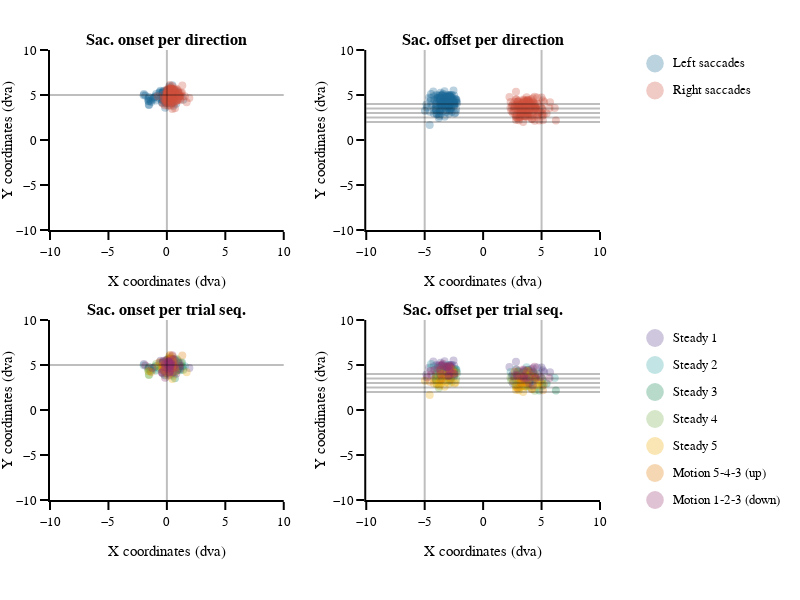

The notebook cell saved with this chart:
### Markdown cell above
#### Saccade coordinates

### Code cell
# figure specific settings
subplot_titles = ('<b>Sac. onset per direction<b>', '<b>Sac. offset per direction<b>',
                  '<b>Sac. onset per trial seq.<b>', '<b>Sac. offset per trial seq.<b>',)

# subplot settings
rows, cols = 2, 2
leg_mergin = 200
fig_height, fig_width = 600,300*2+leg_mergin
column_widths,row_heights = [1,1],[1,1]
sb_specs = [[{},{}],[{},{}]]
fig = make_subplots(rows=rows, cols=cols, print_grid=False, vertical_spacing=0.2, horizontal_spacing=0.15, 
                    column_widths=column_widths, row_heights=row_heights, subplot_titles=subplot_titles)

x_legend = 1.13
y_legend_step = 0.06
y_legend_sd = 0.97
y_legend_ts = 0.36
rad_leg = 0.04

# Right / Left saccades
# ---------------------
for sd_num, sd in enumerate(sds):

    
    # plot
    df_cond = df_all.loc[(df_all.main_sac_trial == 1) & (df_all.saccade_direction == sd_num+1)]
    fig.append_trace(go.Scatter(x=df_cond['sac_x_onset_trial']-df_cond['jitter_x_trial'],
                                y=df_cond['sac_y_onset_trial']-df_cond['jitter_y_trial'],
                                name=sd, mode='markers',marker_color=sd_cols[sd_num],marker_size=8,marker_opacity=0.3,
                                marker_line_width=0,marker_symbol='circle'),row=1, col=1)
    
    fig.append_trace(go.Scatter(x=df_cond['sac_x_offset_trial']-df_cond['jitter_x_trial'],
                                y=df_cond['sac_y_offset_trial']-df_cond['jitter_y_trial'],
                                name=sd, mode='markers',marker_color=sd_cols[sd_num],marker_size=8,marker_opacity=0.3,
                                marker_line_width=0,marker_symbol='circle'),row=1, col=2)
    
    # legend
    fig.add_annotation(xref='paper', yref='paper', x=x_legend, y=y_legend_sd-y_legend_step*sd_num, 
                       text=sd, showarrow=False, font_size = template_specs['axes_font_size'],xanchor = 'left', yanchor='middle')
    fig.add_shape(type='circle',xref='paper', yref='paper', fillcolor=sd_cols[sd_num],line_width=0, opacity=0.3,
                  x0=x_legend-0.03-rad_leg/2.5, y0=y_legend_sd-y_legend_step*sd_num-rad_leg/2, 
                  x1=x_legend-0.03+rad_leg/2.5, y1=y_legend_sd-y_legend_step*sd_num+rad_leg/2)

# ref lines
fig.add_hline(y=5,opacity=0.25, row=1, col=1)
fig.add_vline(x=0,opacity=0.25, row=1, col=1)
fig.add_vline(x=-5, opacity=0.25, row=1, col=2)
fig.add_vline(x=5,  opacity=0.25, row=1, col=2)
fig.add_hline(y=4,  opacity=0.25, row=1, col=2)
fig.add_hline(y=3.5,opacity=0.25, row=1, col=2)
fig.add_hline(y=3,  opacity=0.25, row=1, col=2)
fig.add_hline(y=2.5,opacity=0.25, row=1, col=2)
fig.add_hline(y=2,  opacity=0.25, row=1, col=2)
    
    
# Trials sequence
# ---------------
for ts_num, ts in enumerate(tss):
    # plot
    df_cond = df_all.loc[(df_all.main_sac_trial == 1) & (df_all.trial_sequence == ts_num+1)]
    fig.append_trace(go.Scatter(x=df_cond['sac_x_onset_trial']-df_cond['jitter_x_trial'],
                                y=df_cond['sac_y_onset_trial']-df_cond['jitter_y_trial'],
                                name=ts, mode='markers',marker_color=ts_cols[ts_num],marker_size=8,marker_opacity=0.3,
                                marker_line_width=0,marker_symbol='circle'),row=2, col=1)

    fig.append_trace(go.Scatter(x=df_cond['sac_x_offset_trial']-df_cond['jitter_x_trial'],
                                y=df_cond['sac_y_offset_trial']-df_cond['jitter_y_trial'],
                                name=ts, mode='markers',marker_color=ts_cols[ts_num],marker_size=8,marker_opacity=0.3,
                                marker_line_width=0,marker_symbol='circle'),row=2, col=2)
    
    # legend
    fig.add_annotation(xref='paper', yref='paper', x=x_legend, y=y_legend_ts-(y_legend_step*ts_num), 
                       text=ts, showarrow=False, font_size = template_specs['axes_font_size'], xanchor = 'left', yanchor='middle')
    fig.add_shape(type='circle',xref='paper', yref='paper', fillcolor=ts_cols[ts_num],line_width=0, opacity=0.3,
                  x0=x_legend-0.03-rad_leg/2.5, y0=y_legend_ts-y_legend_step*ts_num-rad_leg/2, 
                  x1=x_legend-0.03+rad_leg/2.5, y1=y_legend_ts-y_legend_step*ts_num+rad_leg/2)


# ref lines
fig.add_hline(y=5,opacity=0.25, row=2, col=1)
fig.add_vline(x=0,opacity=0.25, row=2, col=1)
fig.add_vline(x=-5, opacity=0.25, row=2, col=2)
fig.add_vline(x=5,  opacity=0.25, row=2, col=2)
fig.add_hline(y=4,  opacity=0.25, row=2, col=2)
fig.add_hline(y=3.5,opacity=0.25, row=2, col=2)
fig.add_hline(y=3,  opacity=0.25, row=2, col=2)
fig.add_hline(y=2.5,opacity=0.25, row=2, col=2)
fig.add_hline(y=2,  opacity=0.25, row=2, col=2)    
    
# axes settings
for row in np.arange(rows):
    for col in np.arange(cols):
        fig.update_xaxes(visible=True, ticklen=8, linewidth=template_specs['axes_width'], range=[-10,10], title='X coordinates (dva)', row=row+1, col=col+1)
        fig.update_yaxes(visible=True, ticklen=8, linewidth=template_specs['axes_width'], range=[-10,10], title='Y coordinates (dva)',row=row+1, col=col+1)
    
fig.layout.update(template=fig_template, width=fig_width, height=fig_height, margin_l=50, margin_r=leg_mergin, margin_t=50, margin_b=100, barmode='stack', showlegend=False)    
fig.show()
if not os.path.exists(fig_dir):os.mkdir(fig_dir)
fig.write_image('{}/{}_saccade_landing.pdf'.format(fig_dir, subject))

### Figure 1 — Plotly figure (JSON) as saved in the notebook; plotly's stock layout.template omitted (floating-point values rounded to 4 significant figures; data arrays with more than 128 entries replaced by an {"elided": "..."} marker saying what was removed)
{"data": [{"marker": {"color": "rgb(29, 105, 150)", "line": {"width": 0}, "opacity": 0.3, "size": 8, "symbol": "circle"}, "mode": "markers", "name": "Left saccades", "type": "scatter", "x": {"elided": "147 float values"}, "xaxis": "x", "y": {"elided": "147 float values"}, "yaxis": "y"}, {"marker": {"color": "rgb(29, 105, 150)", "line": {"width": 0}, "opacity": 0.3, "size": 8, "symbol": "circle"}, "mode": "markers", "name": "Left saccades", "type": "scatter", "x": {"elided": "147 float values"}, "xaxis": "x2", "y": {"elided": "147 float values"}, "yaxis": "y2"}, {"marker": {"color": "rgb(204, 80, 62)", "line": {"width": 0}, "opacity": 0.3, "size": 8, "symbol": "circle"}, "mode": "markers", "name": "Right saccades", "type": "scatter", "x": {"elided": "157 float values"}, "xaxis": "x", "y": {"elided": "157 float values"}, "yaxis": "y"}, {"marker": {"color": "rgb(204, 80, 62)", "line": {"width": 0}, "opacity": 0.3, "size": 8, "symbol": "circle"}, "mode": "markers", "name": "Right saccades", "type": "scatter", "x": {"elided": "157 float values"}, "xaxis": "x2", "y": {"elided": "157 float values"}, "yaxis": "y2"}, {"marker": {"color": "rgb(95, 70, 144)", "line": {"width": 0}, "opacity": 0.3, "size": 8, "symbol": "circle"}, "mode": "markers", "name": "Steady 1", "type": "scatter", "x": [0.4146, 0.4838, 0.1808, -0.05885, 0.9958, 0.3158, 0.9442, 0.2727, 0.4446, -0.5496, 0.9315, 0.3912, -0.3062, 0.009611, -0.6081, -0.3496, 0.2638, -0.3458, -0.03231, 0.02347, 0.1115, 0.7323, 0.1631, 0.2123, 0.2808, 0.05654, 0.3715, -0.05346, -0.03884, -0.5127, 0.1662, 0.001157, 0.4115, 0.3565, -0.07731, -1.962, 1.923, 0.3723, 0.04577, -1.113, 0.2408, -0.01615, 0.1835, 1.188, 1.04, 1.103, 0.1808, -0.05885, -0.2246, 0.3054, -0.1946], "xaxis": "x3", "y": [4.691, 4.78, 5.037, 5.142, 5.113, 5.622, 5.328, 5.657, 5.408, 5.48, 5.415, 5.703, 5.355, 5.44, 5.262, 5.292, 5.074, 4.057, 5.226, 5.572, 4.92, 4.898, 5.248, 5.002, 5.317, 5.186, 4.659, 4.921, 5.346, 4.724, 5.076, 4.587, 4.911, 4.747, 4.686, 5.106, 4.673, 4.755, 5.267, 4.723, 4.806, 4.825, 4.907, 4.83, 4.85, 4.897, 4.629, 4.112, 4.508, 4.414, 4.865], "yaxis": "y3"}, {"marker": {"color": "rgb(95, 70, 144)", "line": {"width": 0}, "opacity": 0.3, "size": 8, "symbol": "circle"}, "mode": "markers", "name": "Steady 1", "type": "scatter", "x": [3.589, 5.07, 4.622, 3.822, 4.405, 5.224, -3.3, 5.112, 5.0, -3.475, 5.726, 2.811, -2.535, -2.666, -3.651, -4.265, 3.93, 4.172, -3.999, 4.26, -3.537, 3.789, -4.853, 3.708, 3.514, -3.111, 4.058, -2.387, -2.756, -2.711, 2.53, -2.477, 3.402, 2.537, -3.663, -4.617, 3.45, -4.218, -2.751, -3.536, -3.754, -3.062, -2.894, 3.975, 3.501, 2.253, -2.852, -3.839, 2.465, 3.597, -3.656], "xaxis": "x4", "y": [4.193, 3.41, 4.715, 4.463, 3.902, 4.22, 5.422, 4.428, 4.709, 5.009, 4.197, 5.357, 5.497, 4.993, 5.259, 5.382, 4.157, 3.053, 5.001, 4.634, 4.145, 3.828, 3.95, 3.832, 4.365, 4.598, 4.098, 4.564, 4.747, 4.731, 3.951, 4.94, 4.17, 3.012, 4.471, 4.718, 4.22, 4.852, 4.997, 4.931, 4.744, 4.897, 4.994, 4.297, 3.932, 4.786, 4.854, 4.928, 3.77, 3.985, 4.585], "yaxis": "y4"}, {"marker": {"color": "rgb(56, 166, 165)", "line": {"width": 0}, "opacity": 0.3, "size": 8, "symbol": "circle"}, "mode": "markers", "name": "Steady 2", "type": "scatter", "x": [0.7462, 0.8385, 0.4315, 0.4923, 0.9946, 0.6188, 0.2815, 0.08616, 0.1808, 0.6792, 0.4877, 0.09308, 0.1435, 0.1138, -0.5812, 0.2769, -1.994, 1.538, 0.445, 0.06269, 0.3246, 0.0003828, 0.1904, 0.4265, 0.3042, 0.04654, 0.3192, 0.4892, -0.1688, 0.04308, -1.165, 0.9469, 0.3019, -0.1792, -0.08962, -0.03423, 0.2673, -1.051, 0.07885, 0.6058, -0.335], "xaxis": "x3", "y": [5.538, 5.196, 4.049, 4.767, 5.217, 5.577, 5.42, 4.15, 5.017, 5.244, 5.561, 4.961, 5.462, 5.096, 4.579, 5.188, 4.975, 4.865, 5.224, 4.717, 4.662, 5.053, 4.633, 4.506, 3.812, 4.618, 4.95, 4.613, 4.425, 4.733, 4.519, 4.455, 5.447, 4.946, 4.906, 4.456, 4.96, 4.746, 4.715, 4.055, 4.726], "yaxis": "y3"}, {"marker": {"color": "rgb(56, 166, 165)", "line": {"width": 0}, "opacity": 0.3, "size": 8, "symbol": "circle"}, "mode": "markers", "name": "Steady 2", "type": "scatter", "x": [2.93, 6.131, -2.296, 3.223, 4.65, -3.092, -3.903, -3.666, -3.173, 3.715, 2.797, -3.798, -3.893, 4.147, -2.89, 3.33, -4.237, 3.864, 3.038, -2.658, 3.613, 3.832, -2.219, -2.897, 4.372, -3.37, -3.956, -2.28, -3.689, 2.352, -2.314, 3.36, -4.461, -4.478, -3.555, -3.51, 3.057, -2.907, 3.731, 3.185, -2.616], "xaxis": "x4", "y": [4.243, 3.559, 4.322, 3.863, 4.057, 5.023, 4.669, 4.697, 4.781, 4.753, 4.522, 4.13, 4.676, 3.985, 3.36, 3.977, 4.002, 3.857, 3.32, 4.415, 3.243, 2.561, 4.121, 4.208, 3.258, 4.137, 4.583, 4.478, 4.04, 4.231, 4.54, 3.59, 5.118, 4.658, 4.573, 4.117, 3.693, 4.431, 3.798, 3.044, 4.383], "yaxis": "y4"}, {"marker": {"color": "rgb(15, 133, 84)", "line": {"width": 0}, "opacity": 0.3, "size": 8, "symbol": "circle"}, "mode": "markers", "name": "Steady 3", "type": "scatter", "x": [-0.1861, 0.4888, -0.9492, 0.02347, 0.06539, -1.401, 1.405, 0.1273, 0.1808, 1.333, 0.1504, 1.29, 0.6323, 0.385, 0.4212, 0.08154, 0.1358, -0.4069, -1.581, 0.4296, 0.3019, -0.2896, -0.11, 0.05654, -0.9412, -0.025, 0.5815, 0.9154, 1.156, 0.7692, -1.587, -1.517, 0.3273, 0.08846, 0.9108, 0.69, 0.1635, 0.2881, -0.08577, -0.1815, 0.4754, 0.03462, 0.009228], "xaxis": "x3", "y": [4.912, 4.733, 4.878, 4.659, 5.141, 4.371, 4.469, 5.262, 5.222, 4.829, 5.743, 5.267, 5.232, 5.151, 5.653, 5.401, 4.184, 5.265, 4.652, 4.184, 4.589, 4.651, 4.393, 5.115, 4.394, 4.792, 4.578, 4.556, 4.424, 4.304, 4.523, 4.776, 4.639, 5.14, 4.446, 3.528, 4.738, 4.87, 4.881, 3.853, 4.146, 4.887, 4.131], "yaxis": "y3"}, {"marker": {"color": "rgb(15, 133, 84)", "line": {"width": 0}, "opacity": 0.3, "size": 8, "symbol": "circle"}, "mode": "markers", "name": "Steady 3", "type": "scatter", "x": [-3.184, 5.075, -2.933, 3.866, 3.707, -2.463, -2.489, -3.282, 3.016, 6.225, 5.433, 4.246, 3.481, -3.326, -3.407, -3.311, 4.286, -3.048, -2.862, 4.466, 4.016, -4.073, 3.057, 3.03, -4.018, -2.503, 3.586, 4.007, 3.288, 3.559, -4.034, -3.584, 3.245, -3.086, 4.802, 2.86, 2.69, -3.727, 2.947, 3.363, -4.014, -2.877, 3.81], "xaxis": "x4", "y": [4.445, 2.694, 3.711, 4.448, 4.355, 4.447, 3.752, 4.466, 4.319, 2.157, 2.939, 4.267, 3.816, 4.514, 4.348, 4.715, 3.443, 4.781, 3.887, 3.641, 3.322, 3.488, 3.025, 4.008, 3.332, 4.297, 2.629, 2.843, 3.458, 3.356, 3.959, 3.918, 3.116, 4.102, 2.155, 2.784, 3.52, 3.385, 3.76, 3.352, 3.274, 3.236, 2.795], "yaxis": "y4"}, {"marker": {"color": "rgb(115, 175, 72)", "line": {"width": 0}, "opacity": 0.3, "size": 8, "symbol": "circle"}, "mode": "markers", "name": "Steady 4", "type": "scatter", "x": [0.2065, 0.4938, 0.1738, 0.00654, 0.7623, 0.2181, 0.4854, 0.3746, 0.7108, 0.5969, 0.4612, 0.7577, -0.03346, 0.1565, 0.9058, 1.204, 0.2181, -0.02307, -0.9235, -0.05231, 0.6923, 0.4527, 0.04654, -1.58, 0.1008, 0.04923, 0.3442, -0.01885, 0.3527, 0.5688, 0.2446, 0.5742, 0.07769, -0.335, 0.3677, 0.09154, 0.4404, -0.1377, -1.547, -0.0927, -0.4512, -1.525, 0.03077, 0.06653, 0.3669, -0.2727, -0.007697, 0.1358, -0.1531], "xaxis": "x3", "y": [4.516, 5.619, 4.882, 5.525, 5.1, 5.495, 5.438, 5.652, 5.425, 4.831, 5.425, 5.712, 4.557, 5.405, 5.59, 5.263, 5.367, 4.733, 5.111, 5.477, 4.663, 4.299, 5.411, 4.317, 4.979, 4.786, 5.332, 4.321, 4.82, 3.8, 4.328, 4.313, 5.088, 4.61, 4.539, 4.389, 5.189, 4.085, 3.927, 4.844, 4.463, 3.898, 4.322, 5.243, 4.745, 4.636, 4.581, 5.3, 4.738], "yaxis": "y3"}, {"marker": {"color": "rgb(115, 175, 72)", "line": {"width": 0}, "opacity": 0.3, "size": 8, "symbol": "circle"}, "mode": "markers", "name": "Steady 4", "type": "scatter", "x": [3.696, 5.06, 3.265, -3.604, 4.553, 3.42, 5.051, 4.414, -3.242, -3.308, -2.44, 4.06, 4.48, 3.262, 4.0, 2.983, -2.88, 3.137, -3.561, -2.59, 4.632, 4.413, 2.719, -3.549, 2.41, -3.987, 3.477, -3.657, 3.928, -2.695, 3.125, 3.354, 3.037, -3.565, 3.203, -2.75, 3.251, -3.963, -3.443, -3.253, -2.31, -2.979, 3.112, 2.341, -2.475, 2.742, -3.009, 3.999, -3.784], "xaxis": "x4", "y": [3.201, 3.47, 3.77, 4.49, 3.352, 4.048, 2.932, 4.018, 4.023, 3.934, 3.929, 3.611, 3.56, 4.113, 4.05, 4.277, 4.318, 3.729, 3.768, 4.214, 2.573, 2.146, 3.708, 3.947, 3.235, 4.09, 3.162, 3.334, 3.353, 3.125, 2.493, 2.973, 3.69, 4.07, 2.801, 3.558, 3.354, 2.915, 3.187, 3.602, 3.379, 3.531, 2.556, 3.578, 4.083, 2.815, 3.805, 2.614, 2.443], "yaxis": "y4"}, {"marker": {"color": "rgb(237, 173, 8)", "line": {"width": 0}, "opacity": 0.3, "size": 8, "symbol": "circle"}, "mode": "markers", "name": "Steady 5", "type": "scatter", "x": [-0.2808, 0.3192, 0.2165, 0.1692, 0.7792, 0.09808, 0.4058, 0.4385, 0.1996, 0.2731, 0.2442, -0.7827, 0.2335, 0.3785, -0.34, -0.1869, -0.09616, -0.1092, 0.3108, -1.551, 0.3927, 0.04154, 0.5442, 0.06461, 0.5015, 0.2438, 0.04462, 0.4646, 0.3869, 0.3627, 0.06423, 1.693, 0.4227, -0.155, -0.3708, 0.09116, 0.1658, -0.0527, 0.03884], "xaxis": "x3", "y": [5.025, 4.783, 5.968, 4.818, 4.306, 3.806, 5.749, 4.624, 5.479, 5.157, 5.69, 4.87, 5.727, 5.493, 4.953, 4.978, 4.537, 4.36, 4.088, 4.331, 5.126, 4.792, 5.144, 4.753, 5.494, 4.842, 5.149, 3.454, 5.302, 4.933, 4.513, 4.188, 4.817, 4.284, 4.459, 4.942, 5.01, 4.237, 4.227], "yaxis": "y3"}, {"marker": {"color": "rgb(237, 173, 8)", "line": {"width": 0}, "opacity": 0.3, "size": 8, "symbol": "circle"}, "mode": "markers", "name": "Steady 5", "type": "scatter", "x": [3.658, 4.726, -3.567, -3.604, 4.203, 3.85, 4.66, 4.63, -4.03, -2.867, 4.865, 3.752, 3.214, -4.218, -4.2, -3.735, 3.057, -3.065, -4.978, -4.57, 3.75, 3.555, -3.7, -3.975, 2.942, -3.789, 2.814, 3.421, 3.357, 3.097, -2.923, 3.417, 2.842, -3.194, -2.444, 2.819, -2.358, 3.187, -3.295], "xaxis": "x4", "y": [2.602, 2.789, 3.916, 2.918, 2.337, 3.117, 2.994, 2.827, 3.686, 3.658, 3.132, 4.375, 3.581, 2.935, 3.368, 2.662, 2.197, 3.335, 3.257, 1.662, 3.028, 2.608, 3.219, 2.863, 3.368, 2.893, 2.612, 1.99, 2.643, 3.507, 2.903, 3.038, 2.488, 3.09, 2.95, 2.211, 3.044, 2.579, 2.576], "yaxis": "y4"}, {"marker": {"color": "rgb(225, 124, 5)", "line": {"width": 0}, "opacity": 0.3, "size": 8, "symbol": "circle"}, "mode": "markers", "name": "Motion 5-4-3 (up)", "type": "scatter", "x": [0.5196, 0.2481, 0.5627, -0.6396, 1.32, 0.2977, 0.3261, 0.6238, 0.6169, 0.2408, 0.4577, 0.4227, -0.25, 0.2569, 0.2142, 0.335, 0.1273, 0.5119, 0.2138, 0.7104, 0.2408, 0.3746, -0.1146, 0.3131, 0.2427, 0.1419, 0.3092, 0.1069, 0.3954, -0.2685, -1.335, -0.415, 0.4035, 0.1085, 0.4873, -0.1108, -0.2869], "xaxis": "x3", "y": [4.773, 4.862, 4.948, 5.319, 6.062, 4.919, 5.486, 4.791, 4.919, 5.562, 5.972, 5.555, 4.523, 6.113, 4.452, 5.127, 5.295, 5.408, 5.542, 4.689, 4.92, 4.645, 4.601, 5.129, 4.713, 4.587, 5.069, 4.824, 4.709, 5.005, 4.233, 4.818, 4.672, 5.463, 4.675, 4.773, 4.769], "yaxis": "y3"}, {"marker": {"color": "rgb(225, 124, 5)", "line": {"width": 0}, "opacity": 0.3, "size": 8, "symbol": "circle"}, "mode": "markers", "name": "Motion 5-4-3 (up)", "type": "scatter", "x": [3.749, 5.118, 5.18, -2.291, 3.438, -2.6, -3.7, -3.637, 4.404, 4.502, 3.881, 4.282, -3.424, 3.66, 3.368, -2.825, -2.791, 4.046, 3.035, 3.511, 4.156, -3.592, -2.884, -2.608, 2.963, 2.589, 3.203, 3.267, -2.772, -2.847, -2.914, -2.637, 3.252, 2.694, -3.241, -3.503, -4.565], "xaxis": "x4", "y": [2.903, 2.203, 2.837, 4.163, 3.722, 4.531, 4.458, 4.033, 3.593, 3.644, 4.303, 3.745, 3.997, 3.994, 3.518, 4.653, 4.478, 3.767, 3.759, 3.727, 2.33, 3.357, 4.217, 4.07, 2.408, 3.217, 3.037, 3.283, 3.397, 4.067, 3.943, 4.219, 3.003, 4.248, 3.83, 3.513, 3.146], "yaxis": "y4"}, {"marker": {"color": "rgb(148, 52, 110)", "line": {"width": 0}, "opacity": 0.3, "size": 8, "symbol": "circle"}, "mode": "markers", "name": "Motion 1-2-3 (down)", "type": "scatter", "x": [0.2346, 0.1919, 0.5723, 0.1354, 0.3565, 0.4715, 0.8012, 0.2908, 0.1308, 0.6704, 0.5512, 0.1896, 0.3123, 0.1704, -0.05538, 1.089, 0.2658, -1.25, 0.3704, 0.5423, 0.135, -0.1442, -0.3358, 0.3842, 0.1042, 0.2831, 0.2569, 0.2458, -0.4123, 0.1135, 0.2146, -0.1519, 0.2312, 0.5911, 0.055, 1.131, -0.1496, 1.083, -0.1496, 0.1281, -0.3, -0.4231, -1.842, -0.2969], "xaxis": "x3", "y": [4.66, 4.16, 4.896, 5.383, 4.963, 6.097, 4.027, 5.125, 5.324, 5.616, 5.637, 5.269, 5.086, 5.382, 5.547, 5.183, 4.993, 4.677, 5.165, 4.192, 5.427, 5.172, 5.247, 5.242, 5.269, 4.84, 4.347, 4.185, 4.151, 4.936, 3.905, 3.583, 5.122, 4.705, 4.648, 4.572, 5.022, 4.901, 4.747, 4.834, 5.483, 4.192, 4.932, 4.373], "yaxis": "y3"}, {"marker": {"color": "rgb(148, 52, 110)", "line": {"width": 0}, "opacity": 0.3, "size": 8, "symbol": "circle"}, "mode": "markers", "name": "Motion 1-2-3 (down)", "type": "scatter", "x": [4.665, -2.923, 2.878, 4.275, -3.074, -3.44, -3.637, 4.112, 3.478, 2.931, 4.393, 3.437, 3.968, -3.347, 4.472, 4.938, 3.686, -2.5, 2.877, 3.921, -3.676, -4.807, -2.946, -4.178, -3.527, 3.495, -2.453, 2.648, -3.891, -4.501, 4.254, -3.001, -3.04, 3.482, -2.918, 3.315, -3.113, 5.673, -2.787, -3.143, -2.751, -3.663, -2.85, -4.427], "xaxis": "x4", "y": [3.974, 3.824, 4.512, 4.13, 4.78, 5.152, 4.459, 4.54, 4.424, 3.774, 4.817, 4.49, 3.615, 4.856, 3.432, 3.646, 3.49, 4.022, 3.919, 2.998, 4.983, 3.597, 4.911, 4.456, 4.94, 3.725, 3.98, 3.763, 4.653, 4.341, 2.721, 3.774, 4.78, 3.507, 4.492, 3.752, 4.264, 3.537, 4.279, 4.772, 4.763, 3.953, 4.897, 3.95], "yaxis": "y4"}], "layout": {"annotations": [{"font": {"size": 16}, "showarrow": false, "text": "<b>Sac. onset per direction<b>", "x": 0.2125, "xanchor": "center", "xref": "paper", "y": 1, "yanchor": "bottom", "yref": "paper"}, {"font": {"size": 16}, "showarrow": false, "text": "<b>Sac. offset per direction<b>", "x": 0.7875, "xanchor": "center", "xref": "paper", "y": 1, "yanchor": "bottom", "yref": "paper"}, {"font": {"size": 16}, "showarrow": false, "text": "<b>Sac. onset per trial seq.<b>", "x": 0.2125, "xanchor": "center", "xref": "paper", "y": 0.4, "yanchor": "bottom", "yref": "paper"}, {"font": {"size": 16}, "showarrow": false, "text": "<b>Sac. offset per trial seq.<b>", "x": 0.7875, "xanchor": "center", "xref": "paper", "y": 0.4, "yanchor": "bottom", "yref": "paper"}, {"font": {"size": 13}, "showarrow": false, "text": "Left saccades", "x": 1.13, "xanchor": "left", "xref": "paper", "y": 0.97, "yanchor": "middle", "yref": "paper"}, {"font": {"size": 13}, "showarrow": false, "text": "Right saccades", "x": 1.13, "xanchor": "left", "xref": "paper", "y": 0.91, "yanchor": "middle", "yref": "paper"}, {"font": {"size": 13}, "showarrow": false, "text": "Steady 1", "x": 1.13, "xanchor": "left", "xref": "paper", "y": 0.36, "yanchor": "middle", "yref": "paper"}, {"font": {"size": 13}, "showarrow": false, "text": "Steady 2", "x": 1.13, "xanchor": "left", "xref": "paper", "y": 0.3, "yanchor": "middle", "yref": "paper"}, {"font": {"size": 13}, "showarrow": false, "text": "Steady 3", "x": 1.13, "xanchor": "left", "xref": "paper", "y": 0.24, "yanchor": "middle", "yref": "paper"}, {"font": {"size": 13}, "showarrow": false, "text": "Steady 4", "x": 1.13, "xanchor": "left", "xref": "paper", "y": 0.18, "yanchor": "middle", "yref": "paper"}, {"font": {"size": 13}, "showarrow": false, "text": "Steady 5", "x": 1.13, "xanchor": "left", "xref": "paper", "y": 0.12, "yanchor": "middle", "yref": "paper"}, {"font": {"size": 13}, "showarrow": false, "text": "Motion 5-4-3 (up)", "x": 1.13, "xanchor": "left", "xref": "paper", "y": 0.06, "yanchor": "middle", "yref": "paper"}, {"font": {"size": 13}, "showarrow": false, "text": "Motion 1-2-3 (down)", "x": 1.13, "xanchor": "left", "xref": "paper", "y": 0, "yanchor": "middle", "yref": "paper"}], "barmode": "stack", "height": 600, "margin": {"b": 100, "l": 50, "r": 200, "t": 50}, "shapes": [{"fillcolor": "rgb(29, 105, 150)", "line": {"width": 0}, "opacity": 0.3, "type": "circle", "x0": 1.084, "x1": 1.116, "xref": "paper", "y0": 0.95, "y1": 0.99, "yref": "paper"}, {"fillcolor": "rgb(204, 80, 62)", "line": {"width": 0}, "opacity": 0.3, "type": "circle", "x0": 1.084, "x1": 1.116, "xref": "paper", "y0": 0.89, "y1": 0.93, "yref": "paper"}, {"opacity": 0.25, "type": "line", "x0": 0, "x1": 1, "xref": "x domain", "y0": 5, "y1": 5, "yref": "y"}, {"opacity": 0.25, "type": "line", "x0": 0, "x1": 0, "xref": "x", "y0": 0, "y1": 1, "yref": "y domain"}, {"opacity": 0.25, "type": "line", "x0": -5, "x1": -5, "xref": "x2", "y0": 0, "y1": 1, "yref": "y2 domain"}, {"opacity": 0.25, "type": "line", "x0": 5, "x1": 5, "xref": "x2", "y0": 0, "y1": 1, "yref": "y2 domain"}, {"opacity": 0.25, "type": "line", "x0": 0, "x1": 1, "xref": "x2 domain", "y0": 4, "y1": 4, "yref": "y2"}, {"opacity": 0.25, "type": "line", "x0": 0, "x1": 1, "xref": "x2 domain", "y0": 3.5, "y1": 3.5, "yref": "y2"}, {"opacity": 0.25, "type": "line", "x0": 0, "x1": 1, "xref": "x2 domain", "y0": 3, "y1": 3, "yref": "y2"}, {"opacity": 0.25, "type": "line", "x0": 0, "x1": 1, "xref": "x2 domain", "y0": 2.5, "y1": 2.5, "yref": "y2"}, {"opacity": 0.25, "type": "line", "x0": 0, "x1": 1, "xref": "x2 domain", "y0": 2, "y1": 2, "yref": "y2"}, {"fillcolor": "rgb(95, 70, 144)", "line": {"width": 0}, "opacity": 0.3, "type": "circle", "x0": 1.084, "x1": 1.116, "xref": "paper", "y0": 0.34, "y1": 0.38, "yref": "paper"}, {"fillcolor": "rgb(56, 166, 165)", "line": {"width": 0}, "opacity": 0.3, "type": "circle", "x0": 1.084, "x1": 1.116, "xref": "paper", "y0": 0.28, "y1": 0.32, "yref": "paper"}, {"fillcolor": "rgb(15, 133, 84)", "line": {"width": 0}, "opacity": 0.3, "type": "circle", "x0": 1.084, "x1": 1.116, "xref": "paper", "y0": 0.22, "y1": 0.26, "yref": "paper"}, {"fillcolor": "rgb(115, 175, 72)", "line": {"width": 0}, "opacity": 0.3, "type": "circle", "x0": 1.084, "x1": 1.116, "xref": "paper", "y0": 0.16, "y1": 0.2, "yref": "paper"}, {"fillcolor": "rgb(237, 173, 8)", "line": {"width": 0}, "opacity": 0.3, "type": "circle", "x0": 1.084, "x1": 1.116, "xref": "paper", "y0": 0.1, "y1": 0.14, "yref": "paper"}, {"fillcolor": "rgb(225, 124, 5)", "line": {"width": 0}, "opacity": 0.3, "type": "circle", "x0": 1.084, "x1": 1.116, "xref": "paper", "y0": 0.04, "y1": 0.08, "yref": "paper"}, {"fillcolor": "rgb(148, 52, 110)", "line": {"width": 0}, "opacity": 0.3, "type": "circle", "x0": 1.084, "x1": 1.116, "xref": "paper", "y0": -0.02, "y1": 0.02, "yref": "paper"}, {"opacity": 0.25, "type": "line", "x0": 0, "x1": 1, "xref": "x3 domain", "y0": 5, "y1": 5, "yref": "y3"}, {"opacity": 0.25, "type": "line", "x0": 0, "x1": 0, "xref": "x3", "y0": 0, "y1": 1, "yref": "y3 domain"}, {"opacity": 0.25, "type": "line", "x0": -5, "x1": -5, "xref": "x4", "y0": 0, "y1": 1, "yref": "y4 domain"}, {"opacity": 0.25, "type": "line", "x0": 5, "x1": 5, "xref": "x4", "y0": 0, "y1": 1, "yref": "y4 domain"}, {"opacity": 0.25, "type": "line", "x0": 0, "x1": 1, "xref": "x4 domain", "y0": 4, "y1": 4, "yref": "y4"}, {"opacity": 0.25, "type": "line", "x0": 0, "x1": 1, "xref": "x4 domain", "y0": 3.5, "y1": 3.5, "yref": "y4"}, {"opacity": 0.25, "type": "line", "x0": 0, "x1": 1, "xref": "x4 domain", "y0": 3, "y1": 3, "yref": "y4"}, {"opacity": 0.25, "type": "line", "x0": 0, "x1": 1, "xref": "x4 domain", "y0": 2.5, "y1": 2.5, "yref": "y4"}, {"opacity": 0.25, "type": "line", "x0": 0, "x1": 1, "xref": "x4 domain", "y0": 2, "y1": 2, "yref": "y4"}], "showlegend": false, "width": 800, "xaxis": {"anchor": "y", "domain": [0, 0.425], "linewidth": 2, "range": [-10, 10], "ticklen": 8, "title": {"text": "X coordinates (dva)"}, "type": "linear", "visible": true}, "xaxis2": {"anchor": "y2", "domain": [0.575, 1], "linewidth": 2, "range": [-10, 10], "ticklen": 8, "title": {"text": "X coordinates (dva)"}, "type": "linear", "visible": true}, "xaxis3": {"anchor": "y3", "domain": [0, 0.425], "linewidth": 2, "range": [-10, 10], "ticklen": 8, "title": {"text": "X coordinates (dva)"}, "type": "linear", "visible": true}, "xaxis4": {"anchor": "y4", "domain": [0.575, 1], "linewidth": 2, "range": [-10, 10], "ticklen": 8, "title": {"text": "X coordinates (dva)"}, "type": "linear", "visible": true}, "yaxis": {"anchor": "x", "domain": [0.6, 1], "linewidth": 2, "range": [-10, 10], "ticklen": 8, "title": {"text": "Y coordinates (dva)"}, "type": "linear", "visible": true}, "yaxis2": {"anchor": "x2", "domain": [0.6, 1], "linewidth": 2, "range": [-10, 10], "ticklen": 8, "title": {"text": "Y coordinates (dva)"}, "type": "linear", "visible": true}, "yaxis3": {"anchor": "x3", "domain": [0, 0.4], "linewidth": 2, "range": [-10, 10], "ticklen": 8, "title": {"text": "Y coordinates (dva)"}, "type": "linear", "visible": true}, "yaxis4": {"anchor": "x4", "domain": [0, 0.4], "linewidth": 2, "range": [-10, 10], "ticklen": 8, "title": {"text": "Y coordinates (dva)"}, "type": "linear", "visible": true}}}
